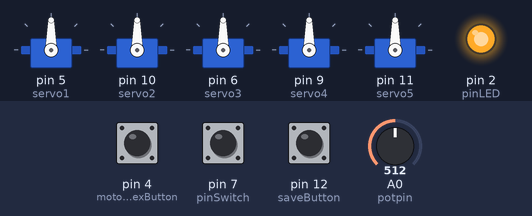
A sketch run on a simulated Arduino Uno, built with avr-gcc and run on an emulated ATmega328P. Shown: 5 × servo, output pins drawn as LEDs (lit = HIGH). The test bench sets the inputs (shaded band); at power-on: pin 4 (motorIndexButton) LOW, pin 7 (pinSwitch) LOW, pin 12 (saveButton) LOW, A0 (potpin) = 512.

Above: at 1.2 s.
1.3 s: pin 4 (motorIndexButton) pulled HIGH for 0.15 s
At 2.7 s:
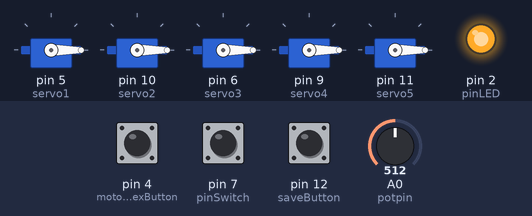
3.0 s: pin 7 (pinSwitch) pulled HIGH for 0.15 s
At 4.3 s:
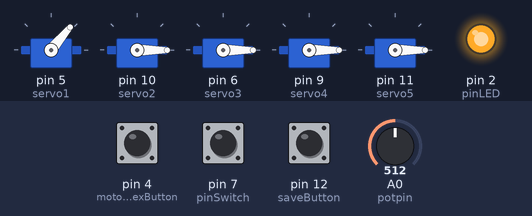
4.6 s: pin 7 (pinSwitch) pulled HIGH for 3.2 s
At 5.0 s:
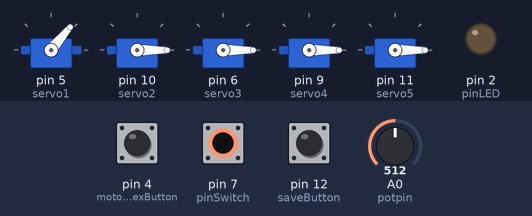
9.3 s: pin 4 (motorIndexButton) pulled HIGH for 1 s
At 9.8 s:
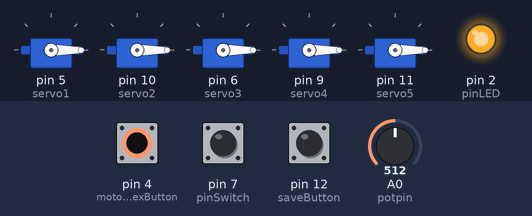
11.8 s: pin 7 (pinSwitch) pulled HIGH for 1 s
At 12.6 s:
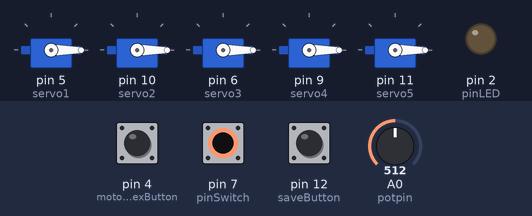
Timing chart, 0 to 14.8 s (numbered marks = the images above; inputs shaded):
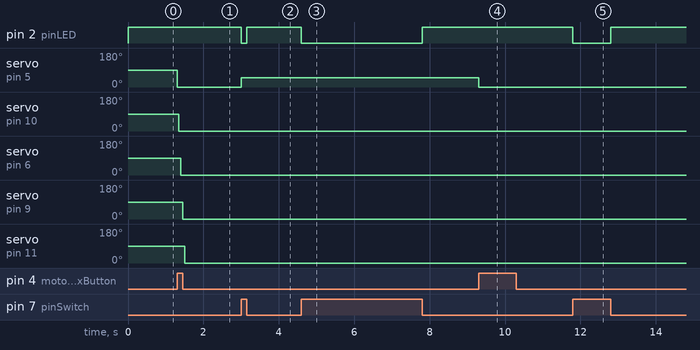

Measured:
- after the input at 1.3 s, servo on pin 5 (servo1): 90° → 0° at once; servo on pin 10 (servo2): 90° → 0° after 0.05 s; servo on pin 6 (servo3): 90° → 0° after 0.10 s; servo on pin 9 (servo4): 90° → 0° after 0.15 s; servo on pin 11 (servo5): 90° → 0° after 0.20 s
- after the input at 3.0 s, pin 2 (pinLED): HIGH → LOW at once, → HIGH 0.15 s later; servo on pin 5 (servo1): 0° → 50° at once
- after the input at 4.6 s, pin 2 (pinLED): HIGH → LOW at once, → HIGH 3.2 s later
- after the input at 9.3 s, servo on pin 5 (servo1): 50° → 0° at once
- after the input at 11.8 s, pin 2 (pinLED): HIGH → LOW at once, → HIGH 1.0 s later

The sketch:

Multiple_motor_memory.ino
```cpp
#include <Servo.h>

Servo servo1;  // create servo object to control a servo
Servo servo2;
Servo servo3;
Servo servo4;
Servo servo5;
//add more for more servos

int potpin = 0;  // analog pin used to connect the potentiometer
int val;    // variable to read the value from the analog pin
int previousVal = 0;
int saveButtonState = 0; //state of button
int saveButtonStateLast = 0;
int saveButton = 12; //digital pin used to read button state
int motorIndexButton = 4;
int motorIndexButtonState = 0;
int motorIndexButtonStateLast = 0;
int motorIndex = 0;
int savedPos = 0;
int pinSwitch = 7;
int pinSwitchState = 0;
int pinLED = 2;

int signs_data[100][5]; //100 signs storage, 5 servo values per sign
int signs_data_size = 0;
int current_sign = -1;
//int current_motors_pos[5]; //stores current positions of the servos

void setup() {
  Serial.begin(9600);

  servo1.attach(5, 771, 2740);  // attaches the servo on pin 5 to the servo object
  servo2.attach(10, 771, 2740);
  servo3.attach(6, 771, 2740);
  servo4.attach(9, 771, 2740);
  servo5.attach(11, 771, 2740);
  //add more for more servos
  pinMode(saveButton, INPUT);
  pinMode(motorIndexButton, INPUT);
  pinMode(pinSwitch, INPUT);
  pinMode(pinLED, OUTPUT);
}

void loop() {
  pinSwitchState = digitalRead(pinSwitch);
  if (pinSwitchState == HIGH)
  {
    digitalWrite(pinLED, LOW);
    saveButtonState = digitalRead(saveButton);
    if (saveButtonState != saveButtonStateLast)
    {
      if (saveButtonState == HIGH)
      {
          signs_data[signs_data_size][0] = servo1.read();
          signs_data[signs_data_size][1] = servo2.read();
          signs_data[signs_data_size][2] = servo3.read();
          signs_data[signs_data_size][3] = servo4.read();
          signs_data[signs_data_size][4] = servo5.read();
          //need to add more for every servo
          if (signs_data_size < 99)
            signs_data_size++;
          else
            Serial.println("Sign language memory is full, please manually increase");
      }
    }
    saveButtonStateLast = saveButtonState;
    val = analogRead(potpin);            // reads the value of the potentiometer (value between 0 and 1023)
    val = map(val, 0, 1023, 0, 100);     // scale it to use it with the servo (value between 0 and 180)
    motorIndexButtonState = digitalRead(motorIndexButton);
    if (motorIndexButtonState != motorIndexButtonStateLast)
    {
      if (motorIndexButtonState == HIGH)
      {
        motorIndex++;
        if (motorIndex > 4) {  motorIndex = 0; }
      }
      motorIndexButtonStateLast = motorIndexButtonState;
    }
    if (abs(val - previousVal) > 2)
    {
      //need to change which servo to write to based on motorIndex
      if(motorIndex == 0)
        servo1.write(val);
      else if (motorIndex == 1)
        servo2.write(val);
      else if (motorIndex == 2)
        servo3.write(val);
      else if (motorIndex == 3)
        servo4.write(val);
      else if (motorIndex == 4)
        servo5.write(val);
      previousVal = val;
    }
  }
  else
  {
    digitalWrite(pinLED, HIGH);
    motorIndexButtonState = digitalRead(motorIndexButton);
    if (motorIndexButtonState != motorIndexButtonStateLast)
    {
      if (motorIndexButtonState == HIGH)
      {
        if (current_sign < signs_data_size - 1)
          current_sign++;
        else
          current_sign = 0;
      }
      servo1.write(signs_data[current_sign][0]);
      delay(50);
      servo2.write(signs_data[current_sign][1]);
      delay(50);
      servo3.write(signs_data[current_sign][2]);
      delay(50);
      servo4.write(signs_data[current_sign][3]);
      delay(50);
      servo5.write(signs_data[current_sign][4]);
      delay(50);
    }
  }

}
```
